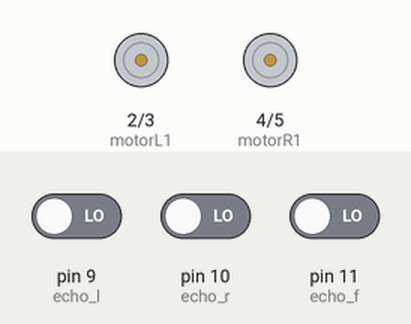
Simulated run of this sketch. Board: Arduino Uno, built with avr-gcc and run on an emulated ATmega328P. Parts: motor-driver pin pairs drawn as motors (green arrow = first pin HIGH = forward, orange = second pin HIGH = backward, longer = more drive). The inputs (shaded band) are chosen by the test bench; at power-on: pin 9 (echo_l) LOW, pin 10 (echo_r) LOW, pin 11 (echo_f) LOW. What the sketch prints to the serial monitor is not drawn.

Above: at 0.03 s.
Timing chart, 0 to 3.0 s (numbered marks = the images above):
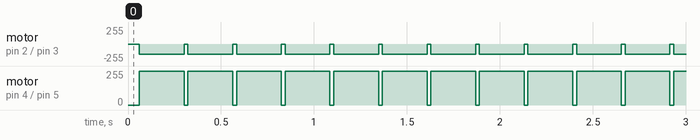

Measured:
- by itself, motor on pin 2 (motorL1) / pin 3 (motorL2): alternates backward 150/255 for 0.24 s and stopped for 0.02 s
- by itself, motor on pin 4 (motorR1) / pin 5 (motorR2): alternates forward 255/255 for 0.24 s and stopped for 0.02 s

The sketch:

Obstacle_Detector.ino
```cpp
/*Obstacle Detector using 3 Ultrasonic Sensor HC-SR04
 */

const int trig_f = 12;
const int echo_f = 11;
const int trig_r = 13;
const int echo_r = 10;
const int trig_l = 8;
const int echo_l = 9;

const int motorL1 = 2;
const int motorL2 = 3;
const int motorR1 = 4;
const int motorR2 = 5;
int is_f_wall, is_r_wall, is_l_wall, event, r_way, l_way;
int max_d=12;
int max_speed =150;

void setup() {
  // put your setup code here, to run once:
  pinMode(trig_f, OUTPUT);
  pinMode(echo_f, INPUT);
  pinMode(trig_r, OUTPUT);
  pinMode(echo_r, INPUT);
  pinMode(trig_l, OUTPUT);
  pinMode(echo_l, INPUT);
  pinMode(motorL1, OUTPUT);
  pinMode(motorR1, OUTPUT);
  pinMode(motorL2, OUTPUT);
  pinMode(motorR2, OUTPUT);
  event=0;
  Serial.begin(9600);
  }

void loop() {
  // put your main code here, to run repeatedly:
  is_f_wall = f_wall();
  is_r_wall = r_wall();
  is_l_wall = l_wall();
  if(f_wall())
  {
    if(r_wall())
    {
      if(l_wall())
      {
        moveR();
        delay(200);
      }
      else
      {
        moveL();
        delay(200);
      }
    }
    else
     {
      moveR();
      delay(200);
     }
  }

  else
   {
    if(r_way>0 && event)
    {
      if(!(r_wall()))
      {
        moveR();
        delay(200);
      }
      else
       {
        moveF();
        delay(200);
       }
     }

    if(l_way>0&& event)
    {
      if(!(l_wall()))
      {
        moveL();
        delay(200);
      }
      else
       {
        moveF();
        delay(200);
       }
     }

     else
     {
      moveF();
      delay(200);
     }

   }
  if(!(is_r_wall))
  {
    r_way = 1;
    l_way = 0;
  }
  if(!(is_l_wall))
  {
    l_way = 1;
    r_way = 0;
  }

}

int f_wall()
{ int s;
  int f_dist;
  digitalWrite(trig_f,LOW);
  delayMicroseconds(2);
  digitalWrite(trig_f, HIGH);
  delayMicroseconds(10);
  s=pulseIn(echo_f, HIGH,10000);
  f_dist=(s/2)*0.0343;
  Serial.print(" forward_wall = ");
  Serial.println(f_dist);
  if(f_dist<=max_d&& f_dist>0)
  {
    return 1;
  }
  else
   return 0;
}

int r_wall()
{
  int s;
  int r_dist;
  digitalWrite(trig_r,LOW);
  delayMicroseconds(2);
  digitalWrite(trig_r, HIGH);
  delayMicroseconds(10);
  s=pulseIn(echo_r, HIGH,10000);
  r_dist=(s/2)*0.0343;
  Serial.print(" right_wall = ");
  Serial.println(r_dist);
  if(r_dist<=max_d&& r_dist>0)
  {
    return 1;
  }
  else
   return 0;
}

int l_wall()
{ int s;
  int l_dist;
  digitalWrite(trig_l,LOW);
  delayMicroseconds(2);
  digitalWrite(trig_l, HIGH);
  delayMicroseconds(10);
  s=pulseIn(echo_l, HIGH,10000);
  l_dist=(s/2)*0.0343;
  Serial.println(" left_wall = ");
  Serial.println(l_dist);
  if(l_dist<=max_d&& l_dist>0)
  {
    return 1;
  }
  else
   return 0;
}

void moveF()
{
 stop();
 delay(20);
 analogWrite(motorL1,0);
 analogWrite(motorR1,max_speed);
 analogWrite(motorL2,max_speed);
 analogWrite(motorR2,0);


}

void moveR()
{
  stop();
 delay(20);
 analogWrite(motorL1,0);
 analogWrite(motorR1,0);
 analogWrite(motorL2,max_speed);
 analogWrite(motorR2,max_speed);

}

void moveL()
{
   stop();
 delay(20);
 analogWrite(motorL1,max_speed);
 analogWrite(motorR1,max_speed);
 analogWrite(motorL2,0);
 analogWrite(motorR2,0);

}

void stop()
{
 analogWrite(motorL1,0);
 analogWrite(motorR1,0);
 analogWrite(motorL2,0);
 analogWrite(motorR2,0);
}
```
